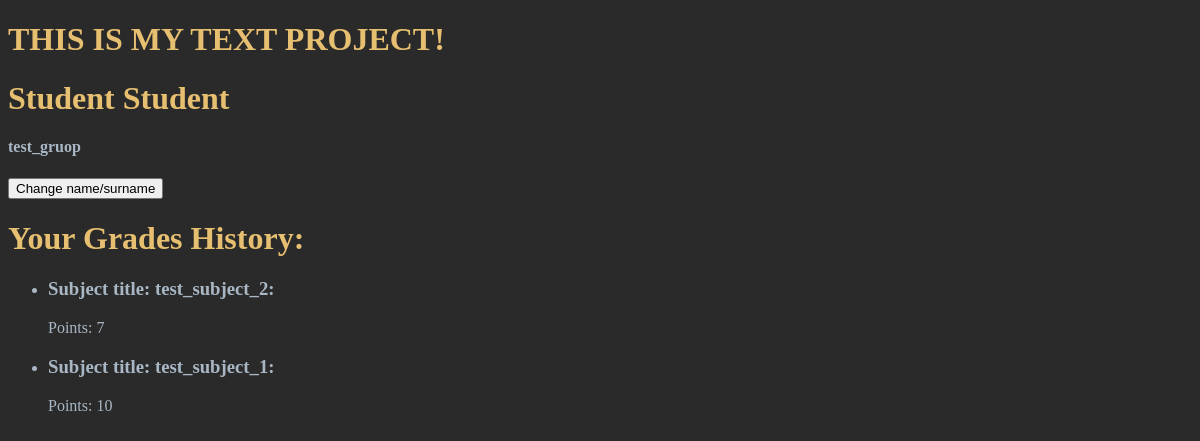
The app's page /student_cabinet/ (signed in), older data.
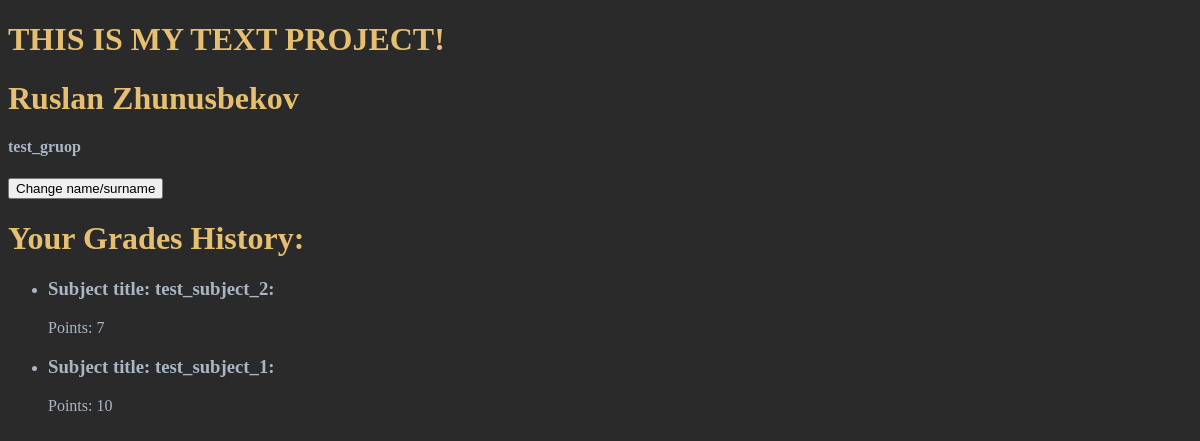
The same page, newer data.
### e_journal_app/models.py (models this page shows, shortened)
class Student(models.Model):
    user_id = models.OneToOneField(User, on_delete=models.CASCADE) # Only One student to One User
    name = models.CharField(max_length=50, null=False, blank=False)
    surname = models.CharField(max_length=50, null=False, blank=False)
    group = models.ForeignKey('Group', on_delete=models.CASCADE) # Many students can have One group

class Group(models.Model):
    name = models.CharField(max_length=20, null=False, blank=False)
    admission_year = models.DateField(null=False, blank=False)

### e_journal_app/views.py (the view)
# urls.py: path('student_cabinet/', studentCabinetView, name='student_cabinet'),
def studentCabinetView(request):
    thisStudent = Student.objects.get(user_id=request.user)
    thisGrades = Grade.objects.filter(student=thisStudent)
    return render(request,
                  'student_cabinet.html',
                  context={
                      'student': thisStudent,
                      'grades': thisGrades
                  })

### templates/student_cabinet.html
{% extends 'base.html' %}
{% block content %}
    <h1>{{ student.name }} {{ student.surname }}</h1>
    <h4>{{ student.group.name }}</h4>
    <a href="{% url 'change_student' %}">
        <button>
            Change name/surname
        </button>
    </a>
    <h1>Your Grades History:</h1>
    <ul>
        {% for grade in grades %}
            <li>
                <h3>Subject title: {{ grade.subject.title }}:</h3>
                <p>Points: {{ grade.points }}</p>
            </li>
        {% endfor %}
    </ul>
{% endblock content %}

Row changes from the older to the newer data that the page shows:
changed Student "test_gruop": name "Student" → "Ruslan"; surname "Student" → "Zhunusbekov"
